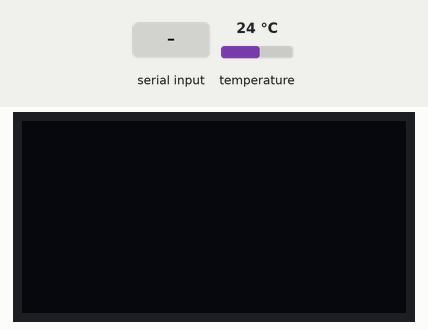
Simulated run of this sketch. Board: ESP8266 (NodeMCU). Parts: 128×64 one-colour display. The inputs (shaded band) are chosen by the test bench; at power-on: temperature 24 °C. The OLED is the two-colour kind (top 16 rows yellow); the local clock reads 2024-03-15 10:24:30 at power-on unless the sketch sets it; EEPROM starts erased; what the sketch prints to the serial monitor is not drawn.

Above: at 1.2 s.
1.3 s: "READ\n" received over Serial
2.8 s: "1\n" received over Serial
4.3 s: "STAT\n" received over Serial
At 7.5 s:
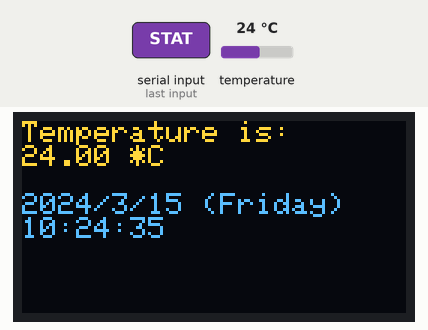
At 12.5 s:
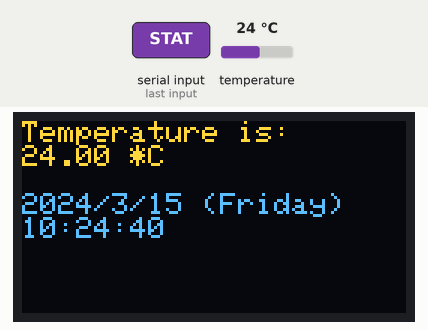
Timing chart, 0 to 13.3 s (numbered marks = the images above; inputs shaded):
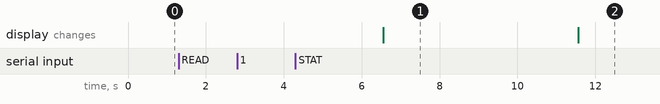

Measured:
- after the input at 1.3 s, every drawn part: stays the same
- after the input at 2.8 s, every drawn part: stays the same
- after the input at 4.3 s, the display: changes after 2.3 s (image 1)
- what the display in image 1 shows lasts 5.0 s, from 6.6 s to 11.6 s

The sketch:

Lab02.ino
```cpp
#include "RTClib.h"
#include <OneWire.h>
#include <DallasTemperature.h>
#include <Adafruit_SSD1306.h>
#include <string>
#include <EEPROM.h>

// EEPROM
#define EEPROM_SIZE 512
#define EEPROM_START 0

// Screen
#define SCREEN_WIDTH 128 // OLED display width, in pixels
#define SCREEN_HEIGHT 64 // OLED display height, in pixels
#define OLED_RESET     -1 // Reset pin # (or -1 if sharing Arduino reset pin)
#define SCREEN_ADDRESS 0x3C ///< See datasheet for Address; 0x3D for 128x64, 0x3C for 128x32
Adafruit_SSD1306 display(SCREEN_WIDTH, SCREEN_HEIGHT, &Wire, OLED_RESET);

// Temp
#define ONE_WIRE_BUS D6

// Setup a oneWire instance to communicate with any OneWire devices (not just Maxim/Dallas temperature ICs)
OneWire oneWire(ONE_WIRE_BUS);

// Pass our oneWire reference to Dallas Temperature.
DallasTemperature sensors(&oneWire);

// Time
RTC_DS1307 rtc;

char daysOfTheWeek[7][12] = {"Sunday", "Monday", "Tuesday", "Wednesday", "Thursday", "Friday", "Saturday"};

unsigned long previousMillis = 0;
const long interval = 5000;
int address = 0;
int dataCount = 0;
bool isRunning = false; // trạng thái hoạt động của chương trình
void setupScreen()
{
  // SSD1306_SWITCHCAPVCC = generate display voltage from 3.3V internally
  if (!display.begin(SSD1306_SWITCHCAPVCC, SCREEN_ADDRESS)) {
    Serial.println(F("SSD1306 allocation failed"));
    for (;;); // Don't proceed, loop forever
  }

  display.setTextSize(1);             // Normal 1:1 pixel scale
  display.setTextColor(SSD1306_WHITE);        // Draw white text
}

void setupRTCDateTime()
{
#ifndef ESP8266
  while (!Serial); // wait for serial port to connect. Needed for native USB
#endif

  if (! rtc.begin()) {
    Serial.println("Couldn't find RTC");
    Serial.flush();
    while (1) delay(10);
  }

  if (! rtc.isrunning()) {
    Serial.println("RTC is NOT running, let's set the time!");
    rtc.adjust(DateTime(F(__DATE__), F(__TIME__)));
  }
}

void setup () {
  Serial.begin(9600);

  EEPROM.begin(EEPROM_SIZE);

  // Start up the library for temperature
  sensors.begin();

  setupScreen();

  setupRTCDateTime();
}

String getDate()
{
  String result;
  DateTime now = rtc.now();

  result += String(now.year(), DEC);
  result += '/';
  result += String(now.month(), DEC);
  result += '/';
  result += String(now.day(), DEC);
  result += " (";
  result += String(daysOfTheWeek[now.dayOfTheWeek()]);
  result += ")\n";
  result += String(now.hour(), DEC);
  result += ':';
  result += String(now.minute(), DEC);
  result += ':';
  result += String(now.second(), DEC);
  result += '\n';

  return result;
}

String getTemp()
{
  String result;
  sensors.requestTemperatures(); // Send the command to get temperatures
  float tempC = sensors.getTempCByIndex(0);

  // Check if reading was successful
  if (tempC != DEVICE_DISCONNECTED_C)
  {
    result = "Temperature is:\n" + String(tempC) + " *C\n";
  }
  else
  {
    result = "Error: Could not read temperature data";
  }

  return result;
}

void printDateTemp()
{
  display.clearDisplay();
  display.setCursor(0, 0);
  String currentDate = getDate();
  String currentTemp = getTemp();
  display.println(currentTemp);
  display.println(currentDate);
  display.display();
}

void saveData()
{
  // Kiểm tra nếu đã đạt đến số lượng cặp giá trị tối đa (10)
  if (dataCount >= 10)
  {
    // Dời các giá trị cũ trong EEPROM để lưu dữ liệu mới
    for (int i = 0; i < 9; i++)
    {
      int sourceAddress = (i + 1) * (sizeof(float) + sizeof(unsigned long));
      int destAddress = (i) * (sizeof(float) + sizeof(unsigned long));

      float tempC;
      long timestamp;

      // Đọc giá trị nhiệt độ từ EEPROM
      EEPROM.get(sourceAddress, tempC);

      // Đọc giá trị thời gian từ EEPROM
      EEPROM.get(sourceAddress + sizeof(float), timestamp);

      // Lưu giá trị nhiệt độ vào EEPROM
      EEPROM.put(destAddress, tempC);

      // Lưu giá trị thời gian vào EEPROM
      EEPROM.put(destAddress + sizeof(float), timestamp);
    }
  }
  else
  {
    // Tăng số lượng cặp giá trị đã lưu
    dataCount++;
  }

  // Lấy giá trị nhiệt độ từ hàm getTemp()
  sensors.requestTemperatures();
  float tempC = sensors.getTempCByIndex(0);

  // Lấy giá trị thời gian từ hàm getDate()
  DateTime now = rtc.now();

  // Lưu giá trị nhiệt độ vào EEPROM
  int tempCAddress = (dataCount - 1) * (sizeof(float) + sizeof(unsigned long));
  EEPROM.put(tempCAddress, tempC);

  // Lưu giá trị thời gian vào EEPROM
  int dateAddress = tempCAddress + sizeof(float);
  EEPROM.put(dateAddress, now.unixtime());

  // Ghi dữ liệu vào EEPROM
  EEPROM.commit();
}


void readData()
{
  Serial.println("Reading data from EEPROM:");

  for (int i = 0; i < dataCount; i++)
  {
    int tempCAddress = i * (sizeof(float) + sizeof(unsigned long));
    int dateAddress = tempCAddress + sizeof(float);

    float tempC;
    unsigned long timestamp;

    // Đọc giá trị nhiệt độ từ EEPROM
    EEPROM.get(tempCAddress, tempC);

    // Đọc giá trị thời gian từ EEPROM
    EEPROM.get(dateAddress, timestamp);

    // Chuyển đổi thời gian từ timestamp thành DateTime
    DateTime dateTime = DateTime(timestamp);

    // In giá trị nhiệt độ và thời gian lên Serial Monitor
    Serial.print("Temperature: ");
    Serial.print(tempC);
    Serial.print(" °C, Time: ");
    Serial.println(dateTime.timestamp());
  }
}

void process() {
  // Gửi liên tục giá trị nhiệt độ và thời gian về PC
  unsigned long currentMillis = millis();
  if (currentMillis - previousMillis >= interval)
  {
    saveData(); // lưu cặp giá trị nhiệt độ - thời gian vào EEPROM
    previousMillis = currentMillis;
    printDateTemp();
  }
}

void loop () {
  if (Serial.available() > 0) {
    String command = Serial.readStringUntil('\n');
    command.trim(); // Xóa ký tự xuống dòng và khoảng trắng thừa
    if (command == "STAT") isRunning = true;
    else if (command == "STOP") isRunning = false;
    else if (command == "READ") {
      // Lấy 10 dữ liệu gần nhất từ EEPROM và gửi về PC
      readData();
    }
    else Serial.println("Invalid command");
  }
  if (isRunning) process();
//  unsigned long currentMillis = millis();
//  if (currentMillis - previousMillis >= interval) {
//    saveData();
//    previousMillis = currentMillis;
//    printDateTemp();
//    readData();
//  }
}
```
